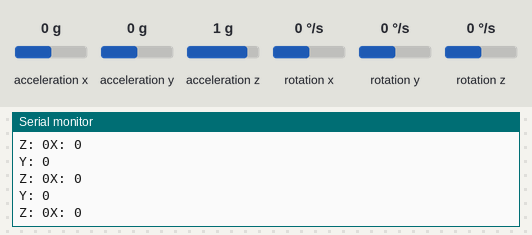
Bench run of a sketch on a simulated Arduino Uno, built with avr-gcc and run on an emulated ATmega328P. On the bench: the last lines printed to the serial monitor. The inputs (shaded band) are chosen by the test bench; at power-on: acceleration x 0 g, rotation z 0 °/s, acceleration y 0 g, acceleration z 1 g, rotation x 0 °/s, rotation y 0 °/s.

Above: at 4.2 s.
4.3 s: acceleration x set to -1.4 g
At 4.8 s:
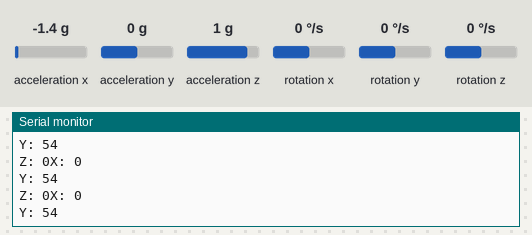
7.3 s: rotation z set to 192 °/s
At 8.0 s:
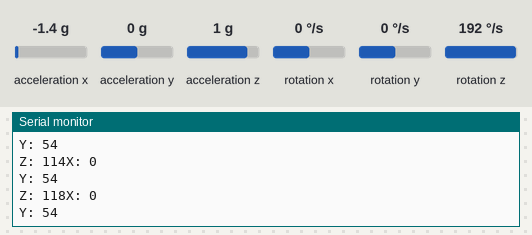
10.3 s: acceleration y set to -1.4 g
At 11.1 s:
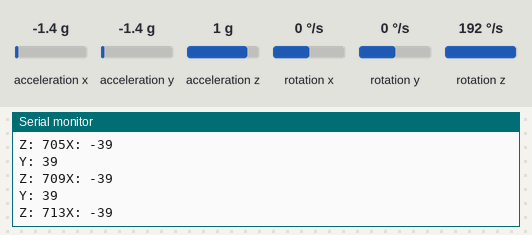
13.3 s: acceleration z set to -1.4 g
At 14.1 s:
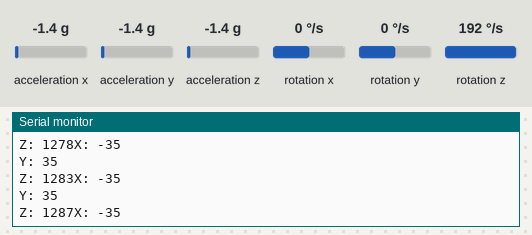
14.8 s: rotation z set to -192 °/s
At 15.9 s:
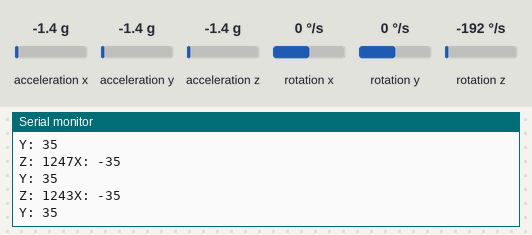
17.8 s: acceleration x set to 0.8 g
At 18.7 s:
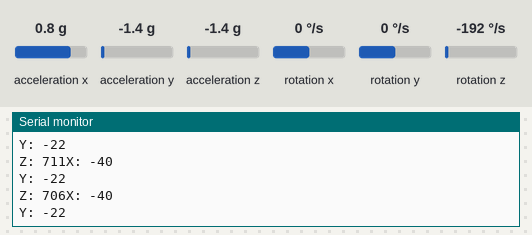
Timing chart, 0 to 20.8 s (numbered marks = the images above; inputs shaded):
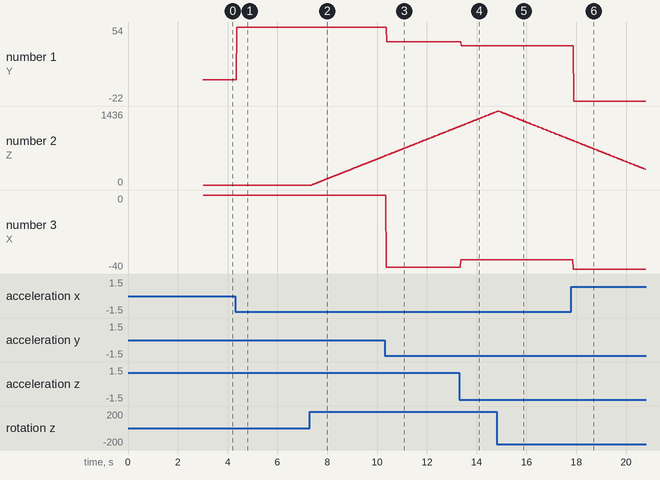

Measured:
- after the input at 4.3 s, the serial monitor: prints a new line after 0.07 s (image 1)
- after the input at 7.3 s, the serial monitor: prints a new line after 0.09 s (image 2)
- plotted number 1: 0 → 54 after the input at 4.3 s
- plotted number 2: 0 → 561 after the input at 7.3 s

The sketch:

test2.ino
```cpp
#include <MPU6050_tockn.h>
#include <Wire.h>
MPU6050 mpu6050(Wire);

int x, y, z;
int val, valservo, gocservo;

void setup()
{
  Serial.begin(9600);

  Wire.begin();
  mpu6050.begin();
  mpu6050.calcGyroOffsets(true);


}

void loop()
{
  mpu6050.update();
  x = mpu6050.getAngleX();
  y = mpu6050.getAngleY();
  z = mpu6050.getAngleZ();
  Serial.print("X: "); Serial.println(x);
  Serial.print("Y: "); Serial.println(y);
  Serial.print("Z: "); Serial.print(z);

}
```
